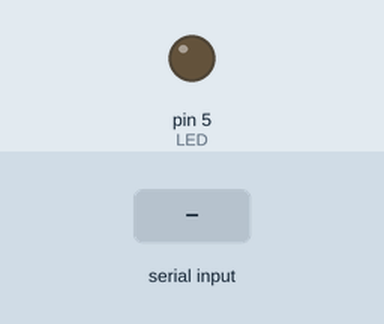
This sketch was run on a simulated Arduino Uno, built with avr-gcc and run on an emulated ATmega328P. On the bench: output pins drawn as LEDs (lit = HIGH). The test bench sets the inputs (shaded band).

Above: at 1.2 s.
1.3 s: "+" received over Serial
At 2.0 s:
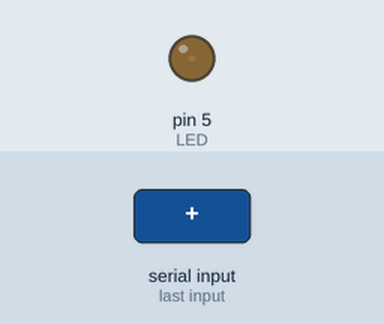
2.8 s: "m" received over Serial
At 3.1 s:
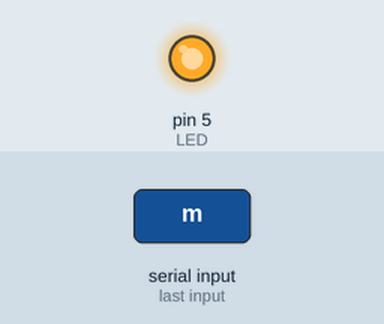
Timing chart, 0 to 5.8 s (numbered marks = the images above; inputs shaded):
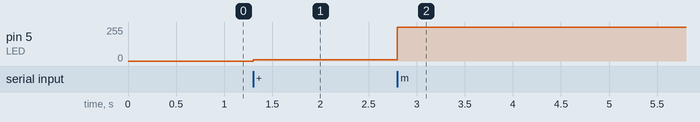

The sketch:

ledTeclado.ino
```cpp
#include <Arduino.h>

const int LED = 5;
const int STEP = 10;
const int PWM_MIN = 0;
const int PWM_MAX = 255;
int value = PWM_MIN;

void setup() {
  pinMode(LED, OUTPUT);
  analogWrite(LED, value);
  Serial.begin(9600);
}

void loop() {
  char data = 0;
  if (Serial.available() > 0)
  {
    data = Serial.read();
    switch (data)
    {
      case '+' :
        value += STEP;
        if (value > PWM_MAX) value = PWM_MAX;
        break;
      case '-':
        value -= STEP;
        if (value < PWM_MIN) value = PWM_MIN;
        break;
      case 'z':
        value = PWM_MIN;
        break;
      case 'm':
        value = PWM_MAX;
        break;
    }
    analogWrite(LED, value);
  }
}
```

Measured:
- after the input at 1.3 s, pin 5 (LED): 0/255 → 10/255 at once
- after the input at 2.8 s, pin 5 (LED): 10/255 → 255/255 at once
